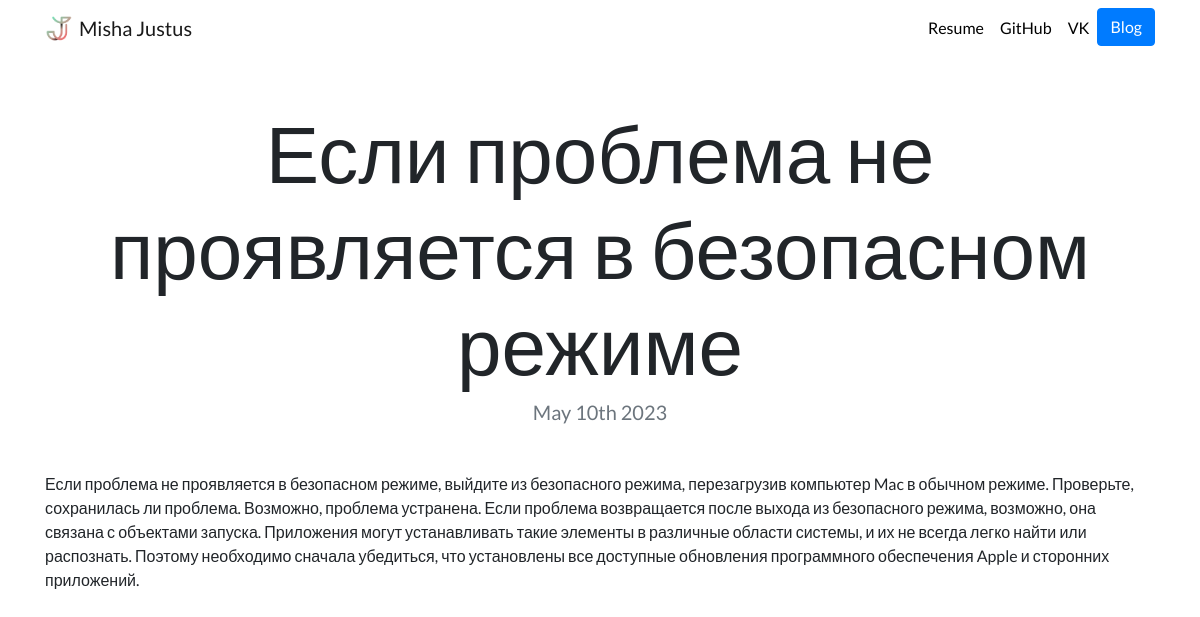
/blog/5/, run on the app's committed database.
### blog/models.py (models this page shows, shortened)
class Blog(models.Model):
    title = models.CharField(max_length=50)
    date = models.DateField()
    description = models.TextField(max_length=1000)

### blog/views.py (the view)
# urls.py: path('<int:blog_id>/', views.detail, name='detail'),
def detail(request, blog_id):
    blog = get_object_or_404(Blog, pk = blog_id)
    return render(request, 'blog/detail.html', {'blog':blog})

### blog/templates/blog/detail.html
{% extends "portfolio/base.html" %}
{% load static %}
{% block content %}
<h1 class="text-center mt-5" id="blogdetailtitle">{{ blog.title }}</h1>
<h5 class="text-center text-muted mb-5">{{ blog.date|date:'F jS Y' }}</h5>
{{ blog.description|safe }}
{% endblock %}

### portfolio/static/portfolio/custom.css (style rules this page uses)
body { font-family: 'Lato', sans-serif; }
@media (min-width: 992px) { #blogdetailtitle { font-size: 5rem; } }

### data on the page
Blog: title "Если проблема не проявляется в безопасном режиме", date "May 10th 2023", description "Если проблема не проявляется в безопасном режиме, выйдите из безопасного режима, перезагрузив компьютер Mac в обычном режиме. Проверьте, сохранилась ли проблема. Возможно, проблема устранена. Если проблема возвращается после выхода из безопасного режима, возможно, она связана с объектами запуска. Приложения могут устанавливать такие элементы в различные области системы, и их не всегда легко найти или распознать. Поэтому необходимо сначала убедиться, что установлены все доступные обновления программного обеспечения Apple и сторонних приложений."
